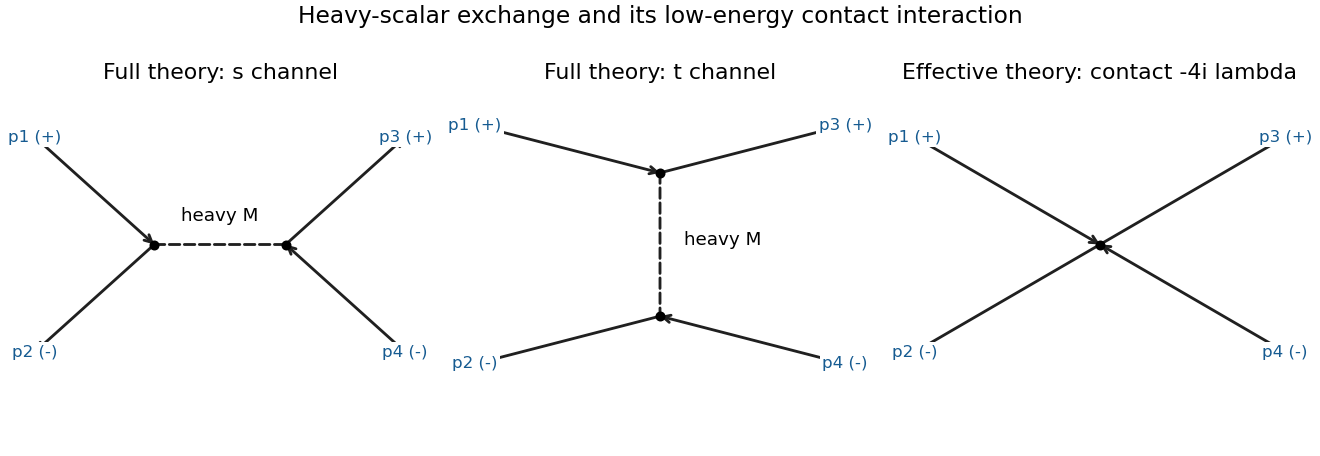

Generate this figure with Python:
"""Original geometry; Python 3.14 with numpy/matplotlib. Writes exactly one PNG in the current directory."""
from pathlib import Path
import numpy as np
import matplotlib
matplotlib.use("Agg")
import matplotlib.pyplot as plt
from matplotlib.patches import Circle, FancyArrowPatch
plt.rcParams.update({"font.size":11,"font.family":"DejaVu Sans","savefig.facecolor":"white"})
def save(fig):
    fig.savefig(Path.cwd()/Path(__file__).with_suffix(".png").name,dpi=120,facecolor="white",transparent=False,metadata={"Software":"Matplotlib"})
    plt.close(fig)

def line(ax,p,q,arrow=False,dashed=False):
    ax.add_patch(FancyArrowPatch(p,q,arrowstyle="->" if arrow else "-",lw=1.7,color="#202020",linestyle="--" if dashed else "-",mutation_scale=11,shrinkA=0,shrinkB=0))
def ext(ax,p,q,text,reverse=False):
    line(ax,q,p,True) if not reverse else line(ax,p,q,True)
    ax.text(q[0],q[1],text,ha="center",va="center",color="#165b91",fontsize=10,bbox={"facecolor":"white","edgecolor":"none","pad":1.5})
fig,axs=plt.subplots(1,3,figsize=(11,3.8),layout="constrained")
for ax in axs:ax.set(xlim=(-1.8,1.8),ylim=(-1.3,1.3),aspect="equal");ax.axis("off")
x=(-.55,0);z=(.55,0);a=axs[0];line(a,x,z,dashed=True)
ext(a,x,(-1.55,.9),"p1 (+)");ext(a,x,(-1.55,-.9),"p2 (-)",True)
ext(a,z,(1.55,.9),"p3 (+)",True);ext(a,z,(1.55,-.9),"p4 (-)")
a.text(0,.2,"heavy M",ha="center");a.set_title("Full theory: s channel")
a=axs[1];x=(0,.6);z=(0,-.6);line(a,x,z,dashed=True)
ext(a,x,(-1.55,1.),"p1 (+)");ext(a,x,(1.55,1.),"p3 (+)",True)
ext(a,z,(-1.55,-1.),"p2 (-)",True);ext(a,z,(1.55,-1.),"p4 (-)")
a.text(.2,0,"heavy M",ha="left");a.set_title("Full theory: t channel")
a=axs[2];x=(0,0)
for q,label,reverse in [((-1.55,.9),"p1 (+)",False),((-1.55,-.9),"p2 (-)",True),((1.55,.9),"p3 (+)",True),((1.55,-.9),"p4 (-)",False)]:ext(a,x,q,label,reverse)
a.set_title("Effective theory: contact -4i lambda")
for ax,ps in [(axs[0],[(-.55,0),(.55,0)]),(axs[1],[(0,.6),(0,-.6)]),(axs[2],[(0,0)])]:
    for p in ps:ax.plot(*p,"o",color="black",ms=5)
fig.suptitle("Heavy-scalar exchange and its low-energy contact interaction",fontsize=14)
save(fig)
